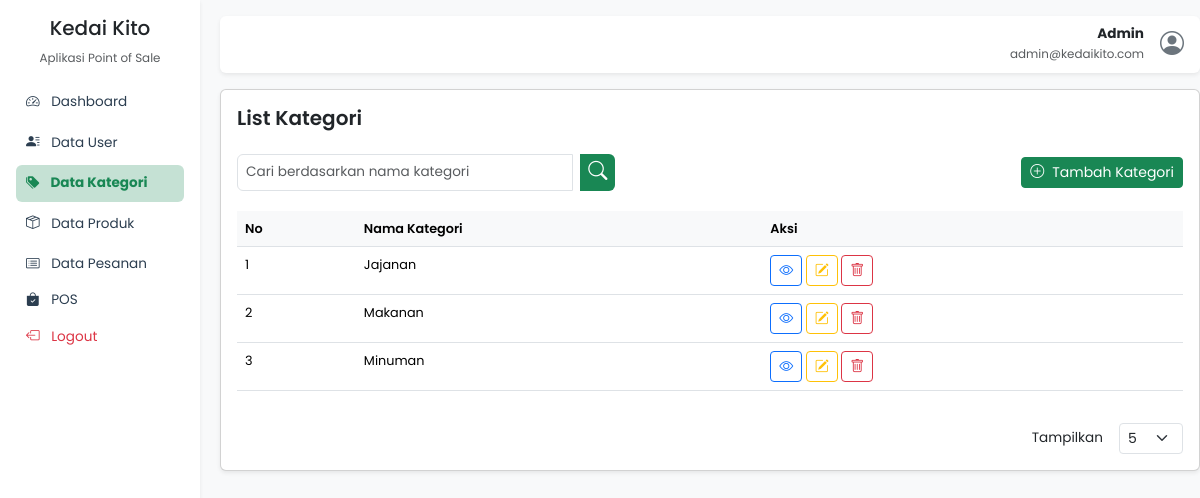
Page /datakategori.php (signed in) on the committed database.
### tables this page shows
CREATE TABLE `kategori` (
  `id` int(11) NOT NULL,
  `nama_kategori` varchar(100) DEFAULT NULL
);

### datakategori.php (the view, shortened to what this page needs)
<?php
require_once 'koneksi.php';
$search = isset($_GET['search']) ? trim($_GET['search']) : '';
$per_page = isset($_GET['per_page']) ? (int)$_GET['per_page'] : 5;
$page = isset($_GET['page']) ? (int)$_GET['page'] : 1;
$offset = ($page - 1) * $per_page;
if (!empty($search)) {
  $stmt = $conn->prepare("SELECT * FROM kategori WHERE nama_kategori LIKE ? ORDER BY id DESC LIMIT ? OFFSET ?");
  $stmt->bind_param("sii", $like, $per_page, $offset);
} else {
  $stmt = $conn->prepare("SELECT * FROM kategori ORDER BY id DESC LIMIT ? OFFSET ?");
  $stmt->bind_param("ii", $per_page, $offset);
}
$stmt->execute();
$result = $stmt->get_result();
$kategori = $result->fetch_all(MYSQLI_ASSOC);
?>
<!DOCTYPE html>
<html lang="id">
<head>
  <link
    href="https://cdn.jsdelivr.net/npm/bootstrap@5.3.2/dist/css/bootstrap.min.css"
    rel="stylesheet" />
  <link
    href="https://cdn.jsdelivr.net/npm/bootstrap-icons@1.10.5/font/bootstrap-icons.css"
    rel="stylesheet" />
</head>
<body class="bg-light">
  <?php include 'components/sidebar.php'; ?>
  <div class="main-content ms-220 py-3" style="margin-left: 220px">
    <div
      class="d-flex justify-content-end align-items-center bg-white rounded shadow-sm px-3 py-2 mb-3">
      <div class="text-end me-3">
        <strong><?= $_SESSION['nama'] ?></strong><br />
        <small class="text-muted"><?= $_SESSION['email'] ?></small>
      </div>
      <i class="bi bi-person-circle fs-4 text-secondary"></i>
    </div>
    <div class="card shadow-sm">
      <div class="card-body">
        <h5 class="card-title mb-4 fw-semibold">List Kategori</h5>
        <div class="search-container">
          <form class="input-group" method="GET" action="datakategori.php">
            <input
              type="text"
              class="form-control form-control-sm me-2"
              name="search"
              value="<?= htmlspecialchars($search ?? '') ?>"
              placeholder="Cari berdasarkan nama kategori" />
            <button class="btn btn-success btn-sm" type="submit">
              <i class="bi bi-search"></i>
            </button>
          </form>
          <a href="tambahkategori.php" class="btn btn-success btn-sm ms-3">
            <i class="bi bi-plus-circle me-2"></i>Tambah Kategori
          </a>
        </div>
        <div class="table-responsive">
          <table class="table user-table table-hover">
            <thead>
              <tr>
                <th>No</th>
                <th>Nama Kategori</th>
                <th>Aksi</th>
              </tr>
            </thead>
            <tbody>
              <?php if (empty($kategori)): ?>
                <tr>
                  <td colspan="3" class="text-center text-muted py-4">
                    <i class="bi bi-exclamation-circle me-2"></i>
                    Tidak ada data
                  </td>
                </tr>
              <?php else: ?>
                <?php foreach ($kategori as $index => $kat): ?>
                  <tr>
                    <td><?= $index + 1 ?></td>
                    <td><?= htmlspecialchars($kat['nama_kategori']) ?></td>
                    <td>
                      <a href="detail_kategori.php?id=<?= $kat['id'] ?>" class="btn btn-sm btn-outline-primary">
                        <i class="bi bi-eye"></i>
                      </a>
                      <a href="editkategori.php?id=<?= $kat['id'] ?>" class="btn btn-sm btn-outline-warning">
                        <i class="bi bi-pencil-square"></i>
                      </a>
                      <button class="btn btn-sm btn-outline-danger" onclick="confirmDelete(<?= $kat['id'] ?>)">
                        <i class="bi bi-trash"></i>
                      </button>
                    </td>
                  </tr>
                <?php endforeach; ?>
              <?php endif; ?>
            </tbody>
          </table>
        </div>
        <div class="d-flex justify-content-end align-items-center gap-3 mt-3 flex-wrap">
          <form method="GET" class="d-flex align-items-center gap-2">
            <label for="rowsPerPage" class="form-label me-2 mb-0">Tampilkan</label>
            <select id="rowsPerPage" name="per_page" class="form-select form-select-sm w-auto" onchange="this.form.submit()">
              <option <?= $per_page == 5 ? 'selected' : '' ?> value="5">5</option>
            </select>
          </form>
        </div>
      </div>
    </div>
  </div>
</body>
</html>

### datakategori.php (style rules this page uses)
body { font-family: "Poppins", sans-serif; font-size: 0.85rem; }
.user-table th { font-weight: 600; background-color: #f8f9fa; font-size: 0.8rem; }
.user-table td { font-size: 0.8rem; }
.search-container { display: flex; justify-content: space-between; align-items: center; margin-bottom: 20px; }
.search-container .input-group { width: 40%; }
.search-container .input-group input { font-size: 0.85rem; }
.search-container .form-control { border-radius: 6px; }
.search-container .input-group button { border-radius: 6px; background-color: #198754; color: white; border: none; font-size: 0.85rem; }
.search-container .input-group button i { font-size: 1.2rem; }

### rows in the picture
kategori: nama_kategori "Jajanan"
kategori: nama_kategori "Makanan"
kategori: nama_kategori "Minuman"

### other values in the picture
$_SESSION['nama'] "Admin"
$_SESSION['email'] "admin@kedaikito.com"
